Frame 1 (no input): blank canvas, image omitted
Frame 60 (no input): blank canvas, image omitted
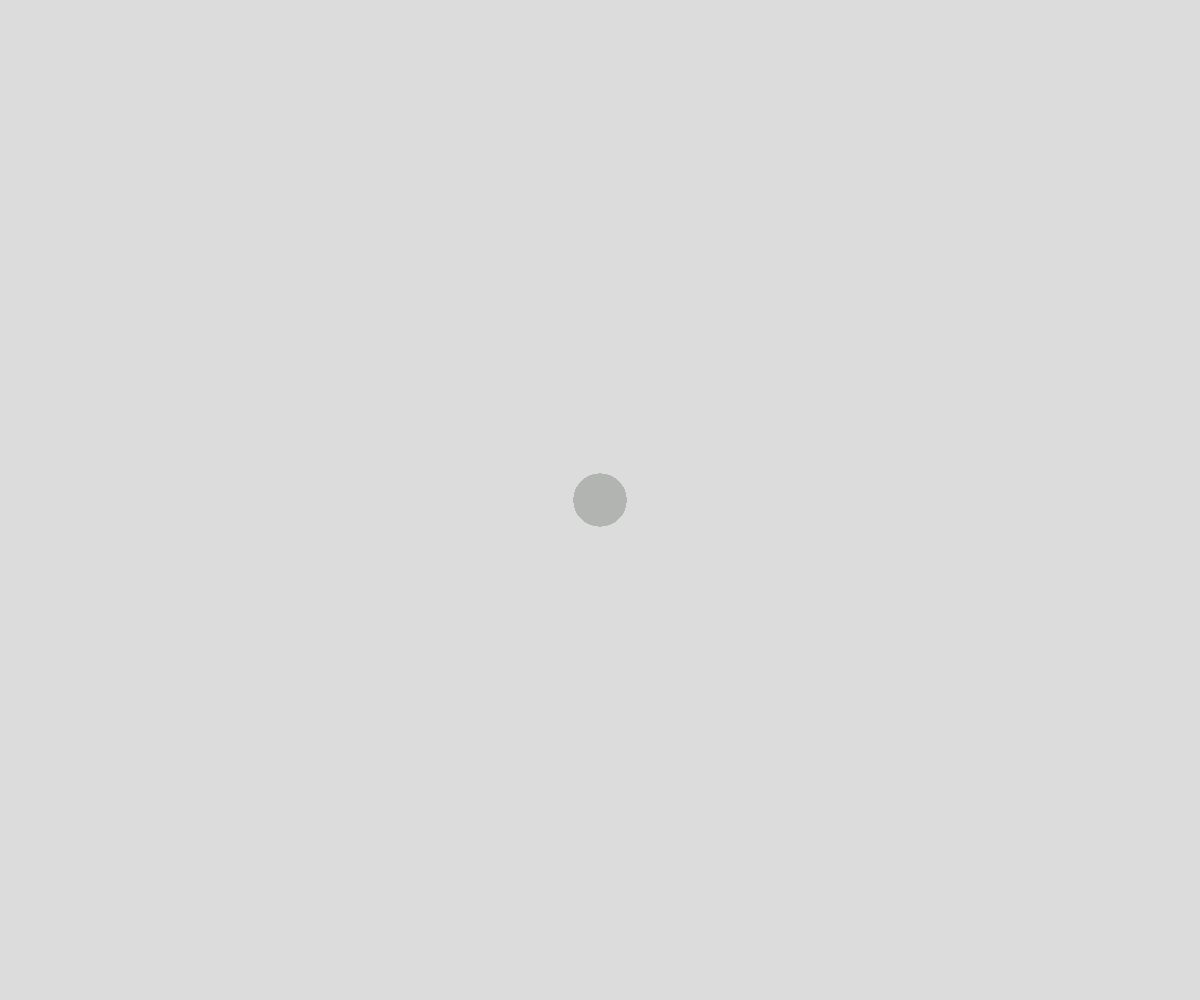
Frame 120 (the mouse pressed at the canvas centre since frame 60)

The p5.js sketch whose frames 1 and 60 were blank and that drew this single picture after the mouse press (run headless with seeded random() and noise() and a simulated clock; from frame 60 on, the mouse is pressed at the canvas centre):

// p5.js sketch
// ── sketch.js

let useCircle = true;
let showStroke = false;

function setup() {
  createCanvas(windowWidth, windowHeight);
  background(220);
}

function draw() {
  // Mouse X controls brush size
  let brushSize = map(mouseX, 0, width, 5, 100);

  // Mouse Y controls brush color
  let red = map(mouseY, 0, height, 100, 255);
  let blue = map(mouseY, 0, height, 255, 100);

  fill(red, 180, blue);

  // Turn stroke on or off
  if (showStroke) {
    stroke('darkblue');
    strokeWeight(3);
  } else {
    noStroke();
  }

  // Draw circles or squares
  if (mouseIsPressed) {
    if (useCircle) {
      circle(mouseX, mouseY, brushSize);
    } else {
      rectMode(CENTER);
      square(mouseX, mouseY, brushSize);
    }
  }
}

function keyPressed() {
  // Spacebar: clear canvas
  if (keyCode === 32) {
    background(220);
  }

  // S: switch between circles and squares
  if (key === 's' || key === 'S') {
    useCircle = !useCircle;
  }

  // B: toggle stroke
  if (key === 'b' || key === 'B') {
    showStroke = !showStroke;
  }
}

function windowResized() {
  resizeCanvas(windowWidth, windowHeight);
}
